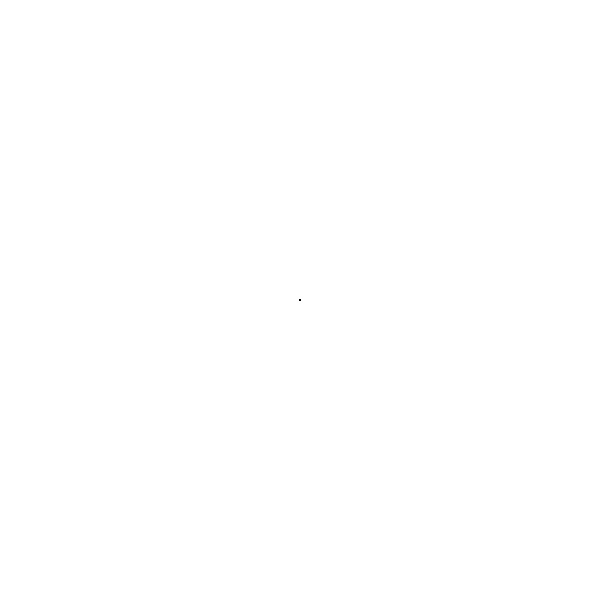
Frame 1 (no input)
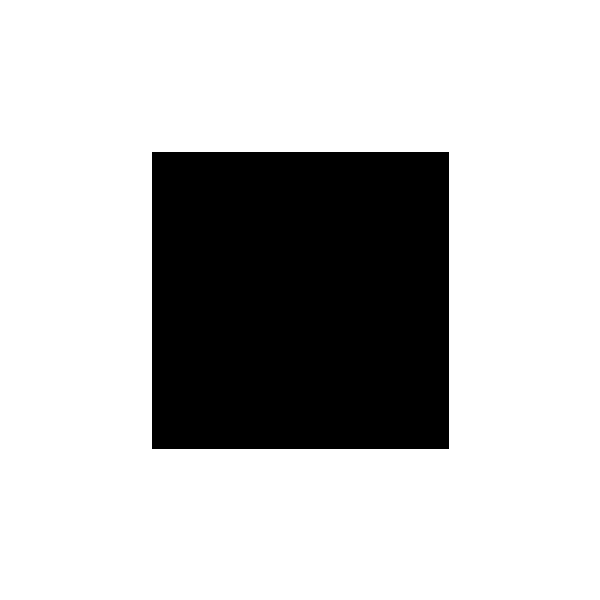
Frame 60 (the mouse pressed at the canvas centre just before this capture)
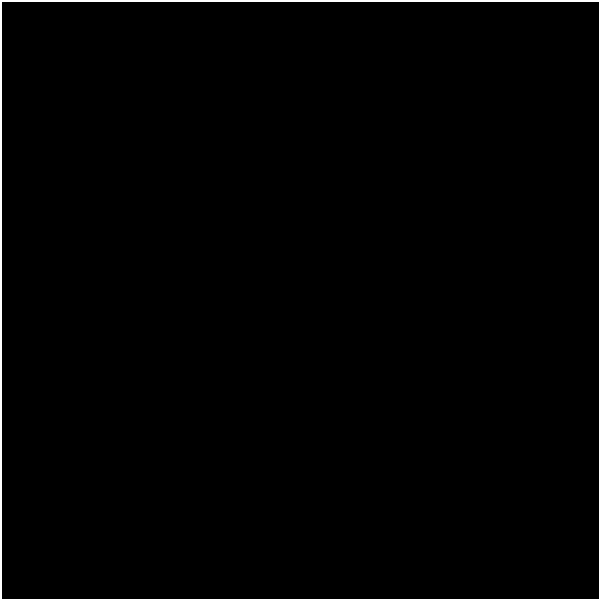
Frame 120 (the mouse held since frame 60 and released just before this capture)

The Processing sketch that drew these frames (run headless with seeded random() and noise(); from frame 60 on, the mouse is pressed at the canvas centre):

// Processing sketch: q3_answer
// ── q3_answer.pde
int rectSize = 1;  // start small
int growRate = 5;

void setup() {
  size(600, 600);
  rectMode(CENTER);
}

void draw() {
  background(255);
  fill(0);
  rect(width/2, height/2, rectSize, rectSize);
  
  // grow
  rectSize = rectSize + growRate;
  
  // if its gotten too big or too small
  if(rectSize > width || rectSize < 0) {
    growRate = growRate * -1;
  }
}
